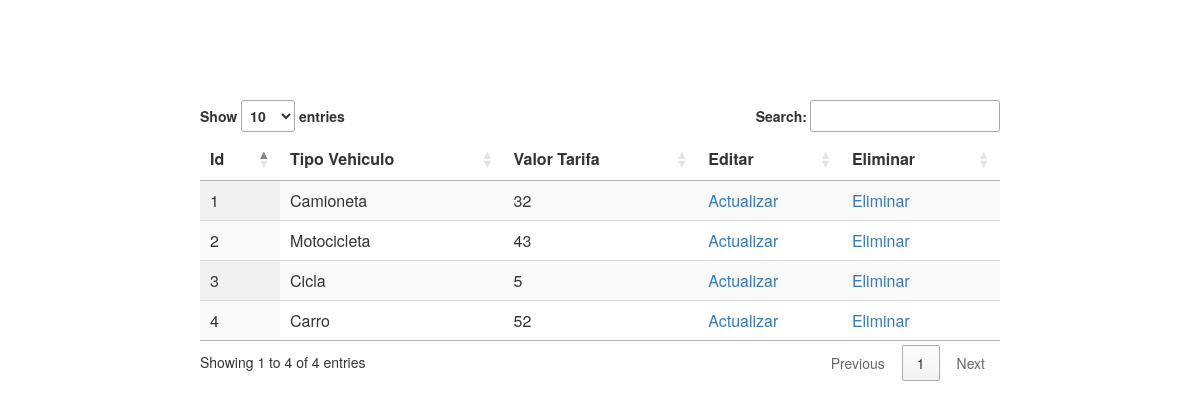
/ejercicios/dataTablesTarifas/fetch.php (signed in), run on the app's committed database.
### tables this page shows
CREATE TABLE `tarifas` (
  `tarId` int(11) NOT NULL,
  `tarTipoVehiculo` varchar(50) NOT NULL,
  `tarValorTarifa` int(11) NOT NULL,
  `tarEstado` tinyint(1) NOT NULL DEFAULT 1,
  `tar_created_at` timestamp NULL DEFAULT current_timestamp(),
  `tar_updated_at` timestamp NULL DEFAULT current_timestamp() ON UPDATE current_timestamp(),
  `tarUsuSesion` varchar(20) DEFAULT NULL
);

### ejercicios/dataTablesTarifas/fetch.php (the view, shortened to what this page needs)
<!DOCTYPE html>
<html>
    <head>
        <link rel="stylesheet" href="https://maxcdn.bootstrapcdn.com/bootstrap/3.3.7/css/bootstrap.min.css">
        <link rel="stylesheet" type="text/css" href="https://cdn.datatables.net/1.10.19/css/jquery.dataTables.min.css">
    </head>
    <body>
        <div class="container" style="width: 800px; margin-top: 100px;">
            <div class="row">
                <table id="example" class="display" style="width:100%">
                    <thead>
                        <tr>
                            <th>Id</th>
                            <th>Tipo Vehiculo</th>
                            <th>Valor Tarifa</th>
                            <th>Editar</th>
                            <th>Eliminar</th>
                        </tr>
                    </thead>
                    <tbody>
                        <?php
                        include './config.php';
                        $query = "SELECT tarId,tarTipoVehiculo,tarValorTarifa FROM tarifas; ";
                        $sql = mysqli_query($connect, $query);
                        while ($row = mysqli_fetch_array($sql)) {
                            ?>
                            <tr>
                                <td><?php echo $row["tarId"]; ?></td>
                                <td><?php echo $row["tarTipoVehiculo"]; ?></td>
                                <td><?php echo $row["tarValorTarifa"]; ?></td>
                                <td><a href="actualizar.php?id=<?php echo $row["tarId"]; ?>">Actualizar</a></td>
                                <td><a href="borrar.php?tarId=<?php echo $row["tarId"]; ?>" onclick="return confirm('Está seguro de eliminar el registro?')">Eliminar</a></td>
                            </tr>
                        <?php } ?>
                    </tbody>
                </table>
            </div>
        </div>
    </body>
</html>

### data on the page
tarifas: tarId "1", tarTipoVehiculo "Camioneta", tarValorTarifa "32"
tarifas: tarId "2", tarTipoVehiculo "Motocicleta", tarValorTarifa "43"
tarifas: tarId "3", tarTipoVehiculo "Cicla", tarValorTarifa "5"
tarifas: tarId "4", tarTipoVehiculo "Carro", tarValorTarifa "52"
